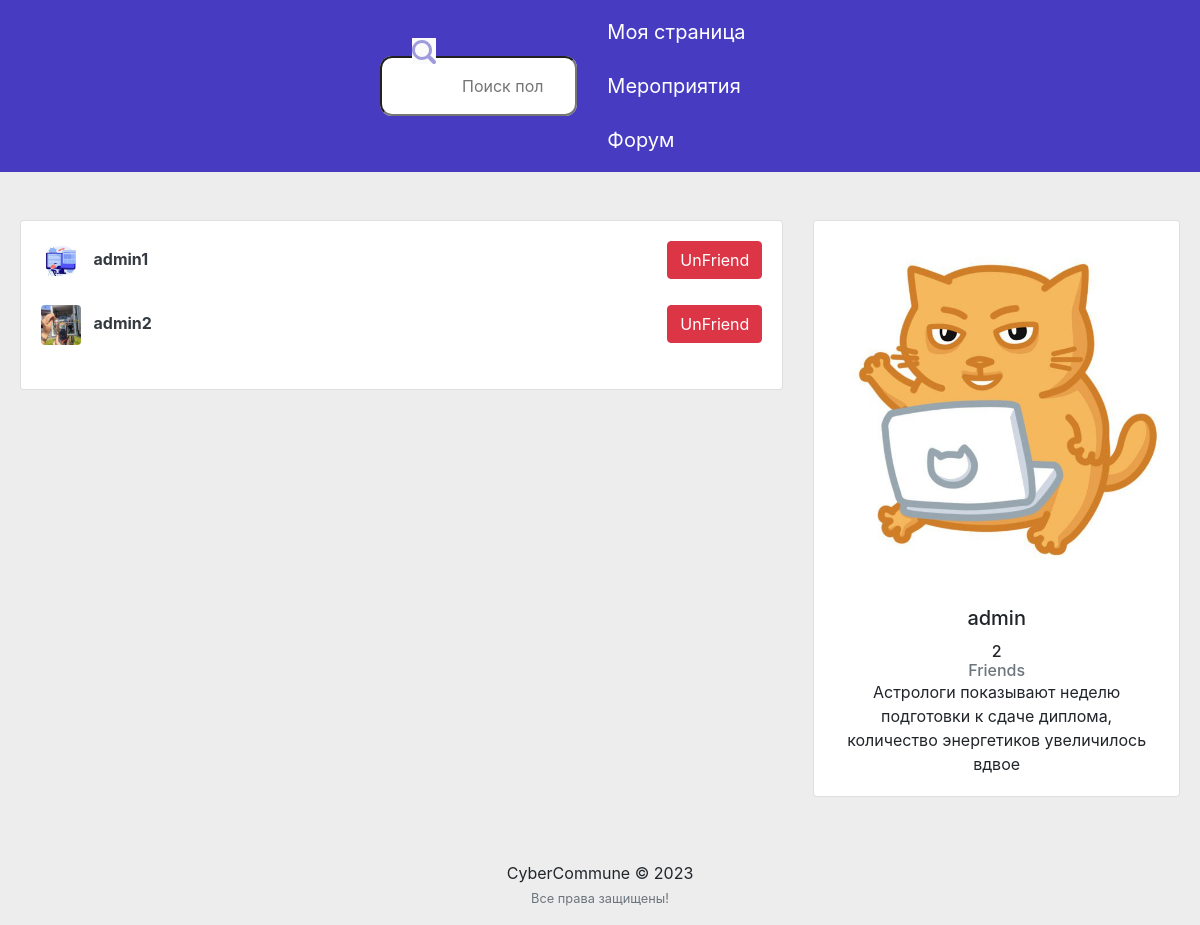
Screenshot of /friends/ (signed in) with the database file from the repository.
### users/models.py (models this page shows)
class Profile(models.Model):
    user = models.OneToOneField(User, on_delete=models.CASCADE)
    image = models.ImageField(default='profile_pics/default.png', upload_to='profile_pics')
    slug = AutoSlugField(populate_from='user')
    bio = models.CharField(max_length=255, blank=True)
    spec = models.CharField(max_length=255)
    friends = models.ManyToManyField("Profile", blank=True)
    def __str__(self):
        return str(self.user.username)
    def get_absolute_url(self):
        return "/users/{}".format(self.slug)

### users/views.py (the view)
# urls.py: path('friends/', user_views.friend_list, name='friend_list'),
def friend_list(request):
    p = request.user.profile
    friends = p.friends.all()
    context={
    'friends': friends
    }
    return render(request, "users/friend_list.html", context)

### users/templates/users/friend_list.html (shortened to what this page needs)
{% extends "feed/layout.html" %} {% load static %}
{% block cssfiles %}
    <link href="{% static 'users/profile.css' %}" rel="stylesheet">
{% endblock cssfiles %}
{% block searchform %}
<form
  class="search"
  action="{% url 'search_users' %}"
  method="get">
  <div class="text-field-icon">
      <input name="q" type="text" placeholder="Поиск пользователей" />
  </div>
        <button type="submit">
        <img src="{% static 'users/search.svg' %}" alt="Поиск">
      </button>
</form>
<nav class="nav">
    <a href="{% url 'my_profile' %}">Моя страница</a>
    <a href="{% url 'events' %}">Мероприятия</a>
    <a href="{% url 'home' %}">Форум</a>
</nav>
{% endblock searchform %}
{% block content %}
<div class="container">
  <div class="row">
    <div class="col-md-8">
      {% if friends %}
      <div class="card card-signin my-5">
        <div class="card-body">
          {% for user_p in friends %}
          <a href="{{ user_p.get_absolute_url }}"
            ><img
              src="{{ user_p.image.url }}"
              class="rounded mr-2"
              width="40"
              height="40"
              alt=""
          /></a>
          <a class="text-dark" href="{{ user_p.get_absolute_url }}"
            ><b>{{ user_p }}</b></a
          >
          <small
            ><a
              class="btn btn-danger float-right"
              href="{% url 'delete_friend' user_p.id %}"
              >UnFriend</a
            ></small
          >
          <br /><br />
          {% endfor %}
        </div>
      </div>
      {% endif %}
    </div>
    <div class="col-md-4">
      <div class="card card-signin my-5">
        <a href="{{ request.user.profile.get_absolute_url }}"
          ><img
            class="card-img-top"
            src="{{ request.user.profile.image.url }}"
            alt=""
        /></a>
        <div class="card-body">
          <h5 class="card-title text-center">{{ request.user }}</h5>
          <h6 class="text-center">
            {{ request.user.profile.friends.count }}
            <p class="text-muted">Friends</p>
          </h6>
          <p class="card-text text-center">{{ request.user.profile.bio }}</p>
        </div>
      </div>
    </div>
  </div>
  {% endblock content %} {% block jsfiles %}{% endblock jsfiles %}

### users/static/users/auth.css (style rules this page uses)
* { margin: 0; padding: 0; }
body { background: #ededed; }
a, button, h1, h2, h3, h4, h5, h6, p { font-family: Inter, sans-serif; margin-bottom: 0; }
a { text-decoration: none; }
.container { max-width: 1160px; margin: 0 auto; padding: 0; }

### users/static/users/profile.css (style rules this page uses)
.search { background: #FAFAFA; border-radius: 12px; width: 370px; height: 60px; }
.search .text-field-icon { height:100%; }
.search input { outline: none; border-radius: 12px; padding: 2px 32px 2px 80px; width: 100%; height: 100%; }
.search button { background: #FAFAFA; position: absolute; top: 38px; left: 412px; border: none; }
.nav { margin-left: 30px; display: flex; flex-direction: row; gap: 30px; }
.nav a { font-weight: 400; font-size: 20px; line-height: 24px; color: #FFFFFF; }
.container { max-width: 1160px; margin: 0 auto; }

### rows the page displays
Profile: image (picture), user.username "admin1"
Profile: image (picture), user.username "admin2"

### other values shown
{{ request.user }} "admin"
{{ request.user.profile.friends.count }} "2"
{{ request.user.profile.bio }} "Астрологи показывают неделю подготовки к сдаче диплома, количество энергетиков увеличилось вдвое"
